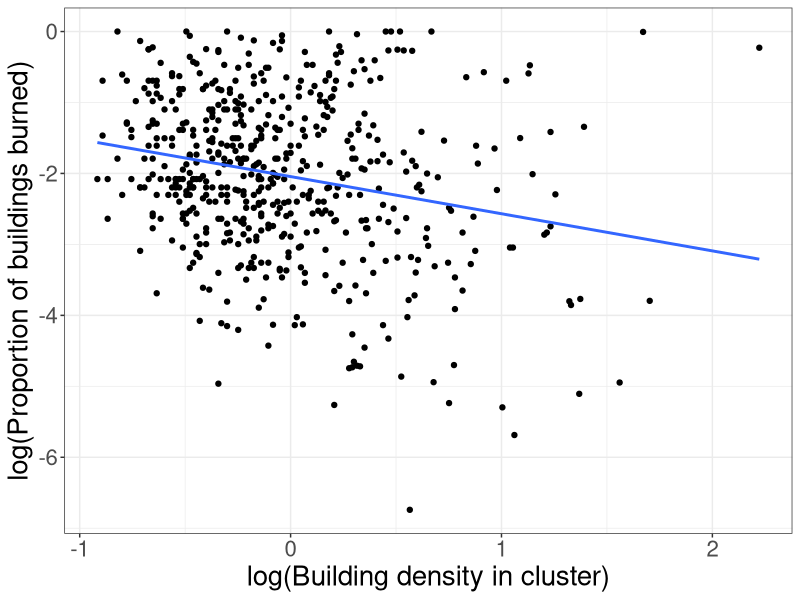
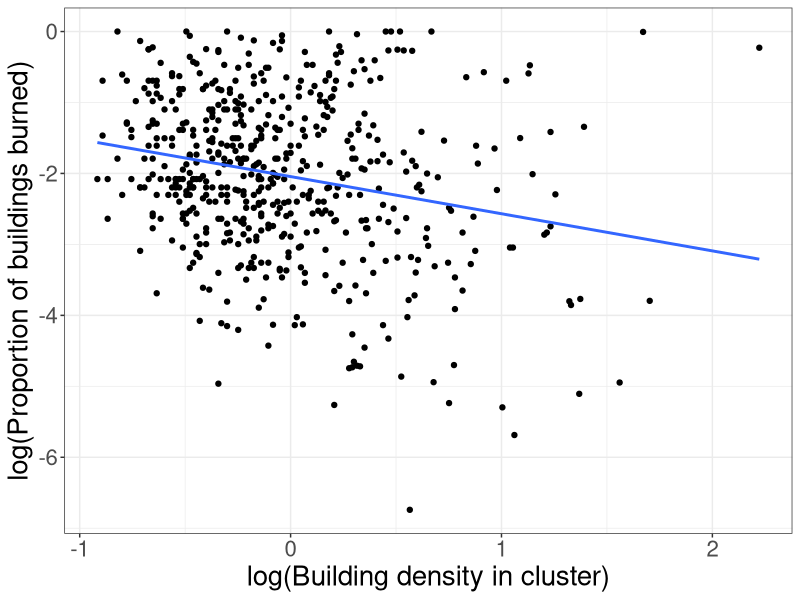
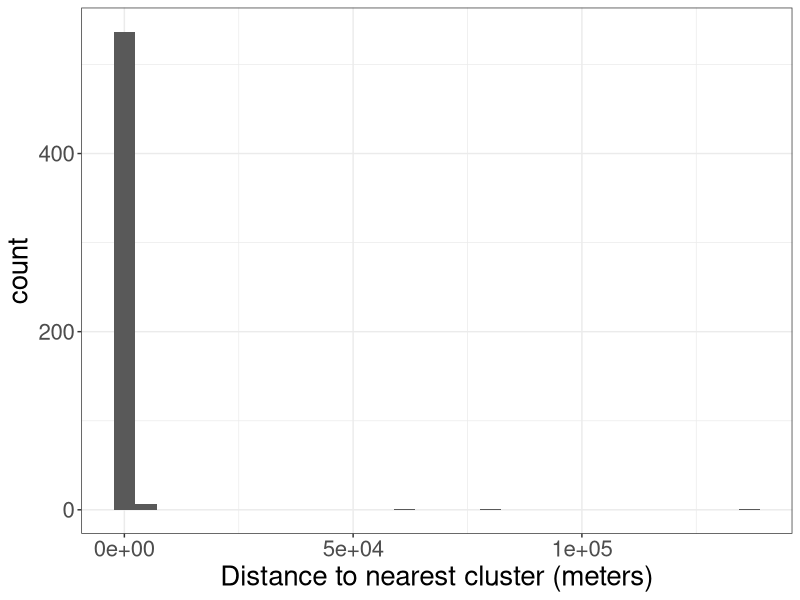
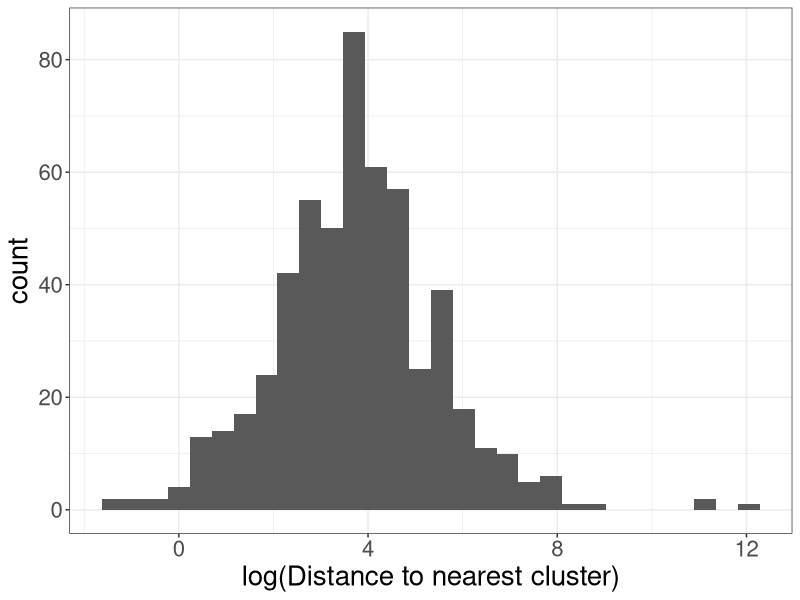
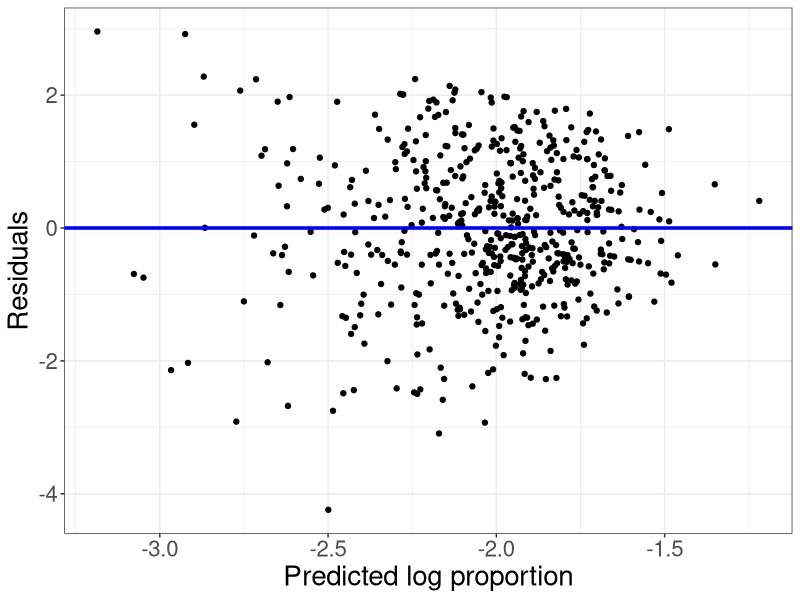
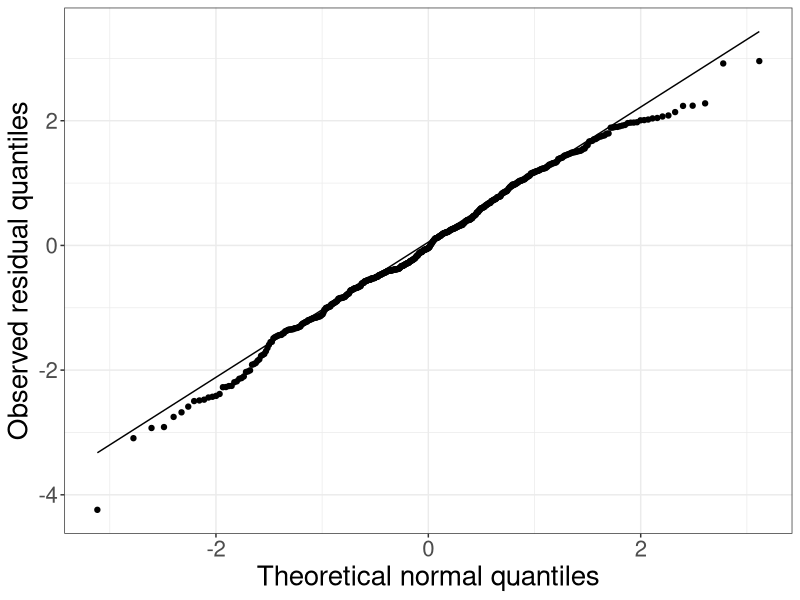
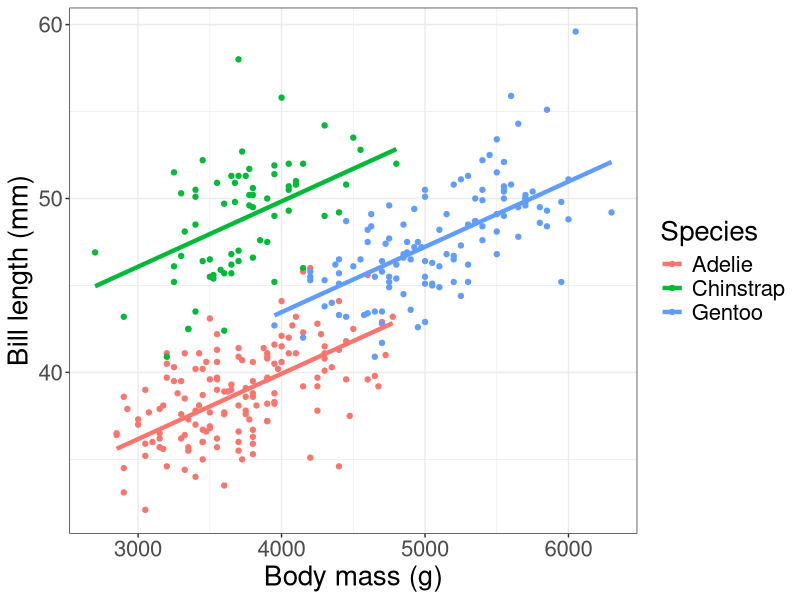
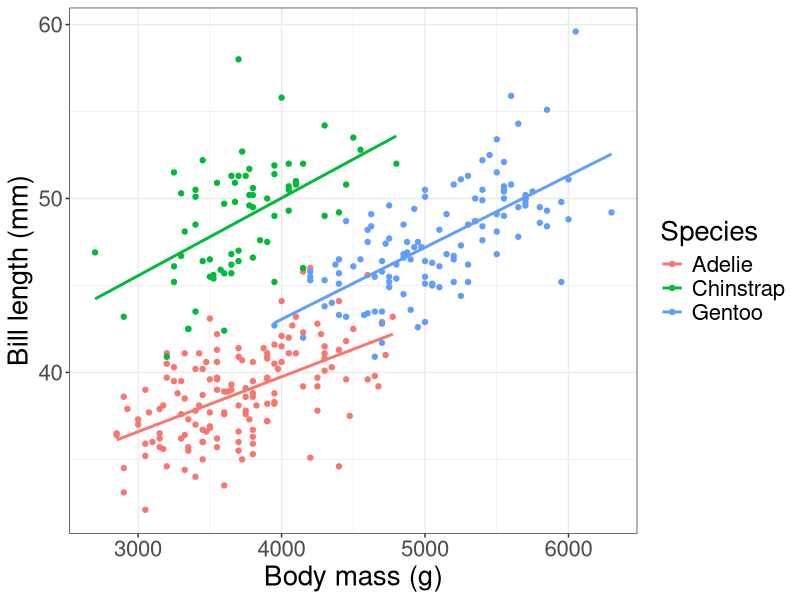

R code for these plots, in order:
## ---- chunk 1
library(tidyverse)
library(knitr)

hook_output <- knit_hooks$get("output")
knit_hooks$set(output = function(x, options) {
   lines <- options$output.lines
   if (is.null(lines)) {
     return(hook_output(x, options))  # pass to default hook
   }
   x <- unlist(strsplit(x, "\n"))
   more <- "..."
   if (length(lines)==1) {        # first n lines
     if (length(x) > lines) {
       # truncate the output, but add ....
       x <- c(head(x, lines), more)
     }
   } else {
     x <- c(more, x[lines], more)
   }
   # paste these lines together
   x <- paste(c(x, ""), collapse = "\n")
   hook_output(x, options)
 })

fire_clusters <- read_csv("fire-clusters.csv") %>%
  mutate(proportion = BB/bld_clust)

fire_clusters <- fire_clusters %>%
  filter(proportion > 0)

fire_clusters <- fire_clusters %>%
  mutate(log_proportion = log(proportion),
         log_bld_den = log(bld_den),
         log_clust_dist = log(near_clust))

lm_dens <- lm(log_proportion ~ log_bld_den, data = fire_clusters)
## ---- chunk 2

fire_clusters %>%
  ggplot(aes(x = log(bld_den), y = log(proportion))) +
  geom_point() +
  geom_smooth(method="lm", se=F) +
  labs(x = "log(Building density in cluster)",
       y = "log(Proportion of buildings burned)") +
  theme_bw() +
  theme(text = element_text(size = 20))

fire_clusters <- fire_clusters %>%
  mutate(log_proportion = log(proportion),
         log_bld_den = log(bld_den))

lm_dens <- lm(log_proportion ~ log_bld_den, data = fire_clusters)
## ---- chunk 3

fire_clusters %>%
  ggplot(aes(x = log(bld_den), y = log(proportion))) +
  geom_point() +
  geom_smooth(method="lm", se=F) +
  labs(x = "log(Building density in cluster)",
       y = "log(Proportion of buildings burned)") +
  theme_bw() +
  theme(text = element_text(size = 20))
## ---- chunk 4
lm_dens <- lm(log_proportion ~ log_bld_den, data = fire_clusters)
summary(lm_dens)
## ---- chunk 5

fire_clusters %>%
  ggplot(aes(x = near_clust)) +
  geom_histogram() +
  theme_bw() +
  labs(x = "Distance to nearest cluster (meters)") +
  theme(text = element_text(size=20))

## ---- chunk 6
fire_clusters %>%
  ggplot(aes(x = log(near_clust))) +
  geom_histogram() +
  theme_bw() +
  labs(x = "log(Distance to nearest cluster)") +
  theme(text = element_text(size=20))
## ---- chunk 7
lm_dens_dist <- lm(log_proportion ~ log_bld_den + log_clust_dist, data = fire_clusters)
summary(lm_dens_dist)
## ---- chunk 8
lm_dens_dist <- lm(log_proportion ~ log_bld_den + log_clust_dist, data = fire_clusters)
summary(lm_dens_dist)
## ---- chunk 9
lm_dens_dist <- lm(log_proportion ~ log_bld_den + log_clust_dist, data = fire_clusters)
summary(lm_dens_dist)
## ---- chunk 10
lm_dens <- lm(log_proportion ~ log_bld_den, data = fire_clusters)
summary(lm_dens)
## ---- chunk 11
fire_clusters %>%
  mutate(pred = predict(lm_dens_dist),
         res = resid(lm_dens_dist)) %>%
  ggplot(aes(x = pred,
             y = res)) +
  geom_point() +
  geom_abline(slope = 0, intercept = 0,
              color = "blue", lwd=1.2) +
  labs(x = "Predicted log proportion",
       y = "Residuals") +
  theme_bw() +
  theme(text = element_text(size = 20))
## ---- chunk 12
fire_clusters %>%
  mutate(res = resid(lm_dens_dist)) %>%
  ggplot(aes(sample = res)) +
  geom_qq() +
  geom_qq_line() +
  labs(x = "Theoretical normal quantiles",
       y = "Observed residual quantiles") +
  theme_bw() +
  theme(text = element_text(size = 20))
## ---- chunk 13
library(palmerpenguins)

penguins_lm_1 <- penguins %>%
  drop_na() %>%
  lm(bill_length_mm ~ species + body_mass_g, data = .)

penguins %>%
  drop_na() %>%
  mutate(pred = predict(penguins_lm_1)) %>%
  ggplot(aes(x = body_mass_g, y = bill_length_mm, color = species)) +
  geom_point() +
  geom_line(aes(y = pred), lwd=1.5) +
  theme_bw() +
  labs(x = "Body mass (g)", y = "Bill length (mm)",
       color = "Species") +
  theme_bw() +
  theme(text = element_text(size = 20))
## ---- chunk 14

penguins %>%
  drop_na() %>%
  ggplot(aes(x = body_mass_g, y = bill_length_mm, color = species)) +
  geom_point() +
  geom_smooth(method = "lm", se=F) +
  theme_bw() +
  labs(x = "Body mass (g)", y = "Bill length (mm)",
       color = "Species") +
  theme_bw() +
  theme(text = element_text(size = 20))
## ---- chunk 15
lm(log_proportion ~ log_bld_den*log_clust_dist, data = fire_clusters)
